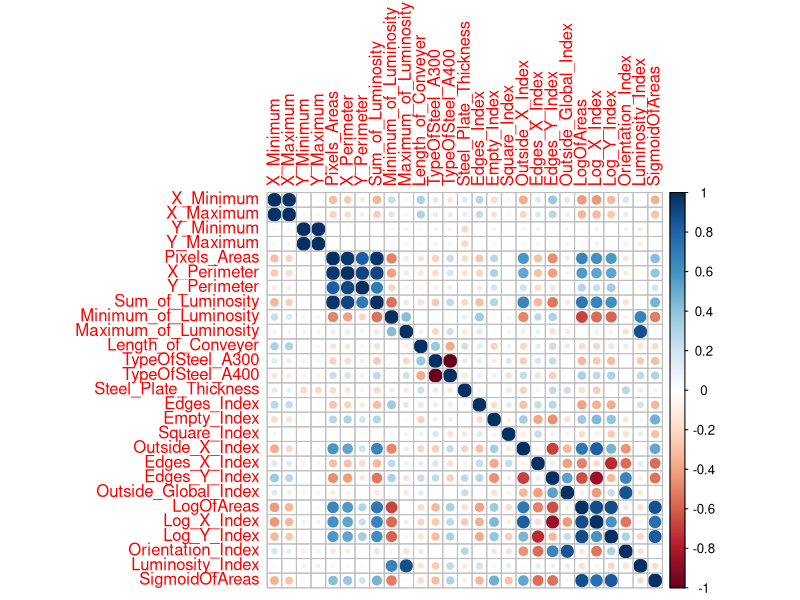

Source code (R):
## ---- chunk 1
library(knitr)
knitr::opts_chunk$set(echo = FALSE,
                      comment = NA,
                      warning = FALSE,
                      message = FALSE)

def.chunk.hook  <- knitr::knit_hooks$get("chunk")
knitr::knit_hooks$set(chunk = function(x, options) {
  x <- def.chunk.hook(x, options)
  paste0("\n \\", "footnotesize","\n\n", x, "\n\n \\normalsize")
})


## ---- chunk 2
# Loading necessary libraries and the dataset
library(nnet)
library(caret)
library(readr)
library(dplyr)

steel_faults <- read_csv("steel_faults.csv")

# We need to combine the various fault columns into one column, and get rid of the separate columns
steel_faults <- steel_faults %>%
  mutate(Fault_Type = case_when(
    Pastry == 1 ~ "Pastry",
    Z_Scratch == 1 ~ "Z_Scratch",
    K_Scatch == 1 ~ "K_Scatch",
    Stains == 1 ~ "Stains",
    Dirtiness == 1 ~ "Dirtiness",
    Bumps == 1 ~ "Bumps",
    Other_Faults == 1 ~ "Other"
  )) %>%
  select(-Pastry, -Z_Scratch, -K_Scatch, -Stains, -Dirtiness, -Bumps, -Other_Faults)


# We need to convert the targets to factors since we are dealing with categories
steel_faults$Fault_Type <- as.factor(steel_faults$Fault_Type)

## ---- chunk 3
table(steel_faults$Fault_Type)
## ---- chunk 4
# Predictor variable correlation matrix
correlations <- cor(steel_faults %>% select_if(is.numeric))

# Predictor variable correlation plot
library(corrplot)
corrplot(correlations, method = "circle")

## ---- chunk 5
# Fitting the multinomial model to the data
model <- multinom(Fault_Type ~ ., data = steel_faults)

# Find predicted values that the model suggests
predicted <- predict(model, newdata = steel_faults)

summary(model)

## ---- chunk 6
# Confusion matrix
cm <- confusionMatrix(predicted, steel_faults$Fault_Type)
cm$table

cm$byClass
